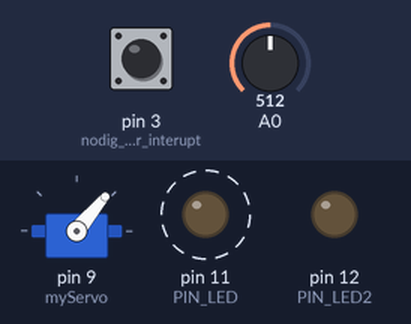
A sketch run on a simulated Arduino Uno, built with avr-gcc and run on an emulated ATmega328P. Parts: servo, output pins drawn as LEDs (lit = HIGH). Dashed ring = blinking. Inputs (shaded band) come from the test bench; at power-on: A0 = 512, pin 3 (nodig_voor_interupt) HIGH. What the sketch prints to the serial monitor is not drawn.

Above: at 1.2 s.
1.3 s: A0 set to 5
At 2.54 s:
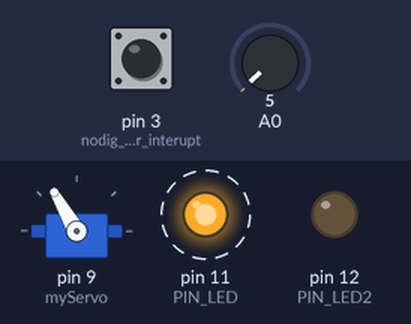
4.3 s: pin 3 (nodig_voor_interupt) pulled LOW for 1 s
At 4.72 s:
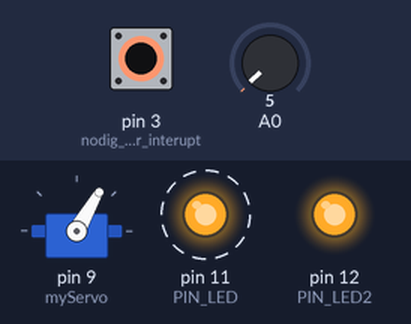
7.3 s: A0 set to 122
10.3 s: A0 set to 0
13.3 s: pin 3 (nodig_voor_interupt) pulled LOW for 3.2 s
At 16.05 s:
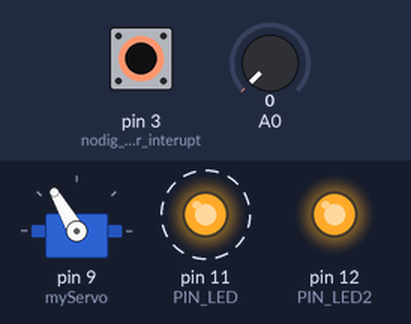
18.0 s: pin 3 (nodig_voor_interupt) pulled LOW for 1 s
At 20.72 s:
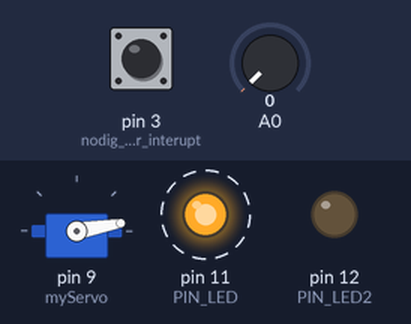
Timing chart, 0 to 44.5 s (numbered marks = the images above; inputs shaded):
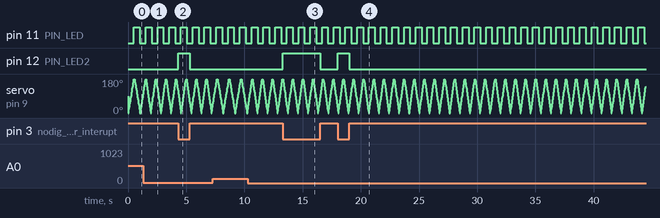

The sketch:

Arduino_interrupt.ino
```cpp
#include <Servo.h>
#define PIN_LED 11
#define PIN_LED2 12

#define STEP_FORWARD 10// doen we voor servo
#define STEP_BACK -10

int ledState = LOW;
long ledChangeTime = 0L; // wanneer is die led van stand veranderd

int servoState = STEP_FORWARD;
int servoPos = 0;
long servoStepTime = 0l; //tijd -- 0LONG

Servo myServo;

volatile byte state = HIGH;                                                 // nodig voor interupt. variabele voor button status
//_____________________________________________________________________

void setup() {
Serial.begin(9600);  //open de seriële verbinding
myServo.attach(9);
attachInterrupt(digitalPinToInterrupt(3),buttonISR, CHANGE);               // nodig voor interupt, linkt de interupt aan de button

pinMode(11, OUTPUT);
pinMode (12, OUTPUT);
pinMode(A0, INPUT);
pinMode(3, INPUT_PULLUP);                                                  // nodig voor interupt, geeft aan wat pin 2 is


}

void loop() {
int value = analogRead(A0);
Serial.print("value = ");
Serial.println(value);

digitalWrite (PIN_LED2, state); //zorgt dat het ledje op 12 aan of uit gaat


long currentTimeMS = millis(); // wat is de huidige tijd?
if (currentTimeMS - ledChangeTime > 500){ // als huidige tijd - ledchangetime hoger is dan 500 ....
  if (ledState == LOW){
    ledState = HIGH;
  }else {
    ledState = LOW;
  }
  digitalWrite(PIN_LED, ledState); //nieuwe status LED
  ledChangeTime = currentTimeMS; // wanneer we voor het laatst iets veranderd hebben
}

if (currentTimeMS - servoStepTime > 15){
  myServo.write(servoPos);
  servoStepTime = currentTimeMS;
  if (servoState == STEP_FORWARD){
    servoPos += 10;
  }else {
    servoPos -= 10;
  }

 if (servoPos > 180){
  servoPos = 180;
  servoState = STEP_BACK;
 }else if(servoPos < 0){
  servoPos = 0;
  servoState = STEP_FORWARD;
 }
}
} // einde void loop

void buttonISR(){

  state = !state;
}
```

Measured:
- after the input at 4.3 s, pin 12 (PIN_LED2): LOW → HIGH at once, → LOW 1.0 s later
- after the input at 13.3 s, pin 12 (PIN_LED2): LOW → HIGH at once, → LOW 3.2 s later
- after the input at 18.0 s, pin 12 (PIN_LED2): LOW → HIGH at once, → LOW 1.0 s later
- by itself, pin 11 (PIN_LED): alternates HIGH for 0.50 s and LOW for 0.50 s
